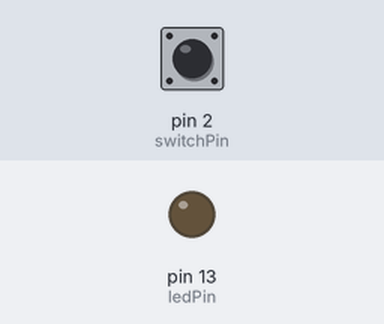
A sketch run on a simulated Arduino Uno, built with avr-gcc and run on an emulated ATmega328P. Shown: output pins drawn as LEDs (lit = HIGH). The inputs (shaded band) are chosen by the test bench; at power-on: pin 2 (switchPin) HIGH.

Above: at 1.2 s.
1.3 s: pin 2 (switchPin) pulled LOW for 0.15 s
At 1.45 s:
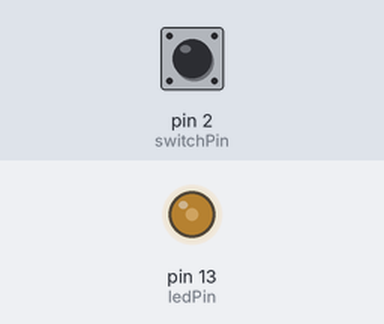
4.3 s: pin 2 (switchPin) pulled LOW for 1 s
At 6.7 s:
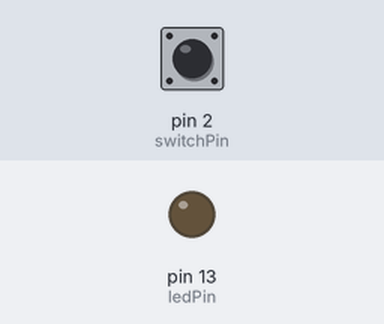
Timing chart, 0 to 8.2 s (numbered marks = the images above; inputs shaded):
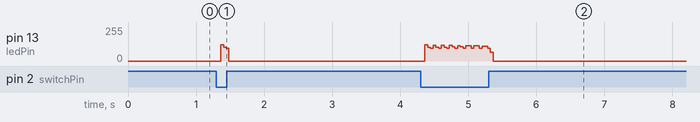

Measured:
- after the input at 1.3 s, pin 13 (ledPin): 0/255 → 121/255 after 0.06 s, → 103/255 0.04 s later, → 96/255 0.04 s later, → 0/255 0.04 s later

The sketch:

_5ms7msPulse.ino
```cpp
int ledPin = 13;                // Laser is connected to pin 13
int switchPin = 2;              // med associates is connected to pin 2
int val;                    // variable for reading the pin status


void setup() {
 pinMode(ledPin, OUTPUT);      // Set the LED pin as output
 pinMode(switchPin, INPUT);    // Set the switch pin as input
 }

void loop(){
 val = digitalRead(switchPin);   // read input value and store it in val
 if (val == LOW) {               // check if external trigger is present
   digitalWrite(ledPin, HIGH);   // turn Laser on
   delay(5);                     // 5 ms pulse duration
   digitalWrite(ledPin, LOW);   // turn Laser off
   delay(7);                    //change this to change the frequency
 }
}
```
